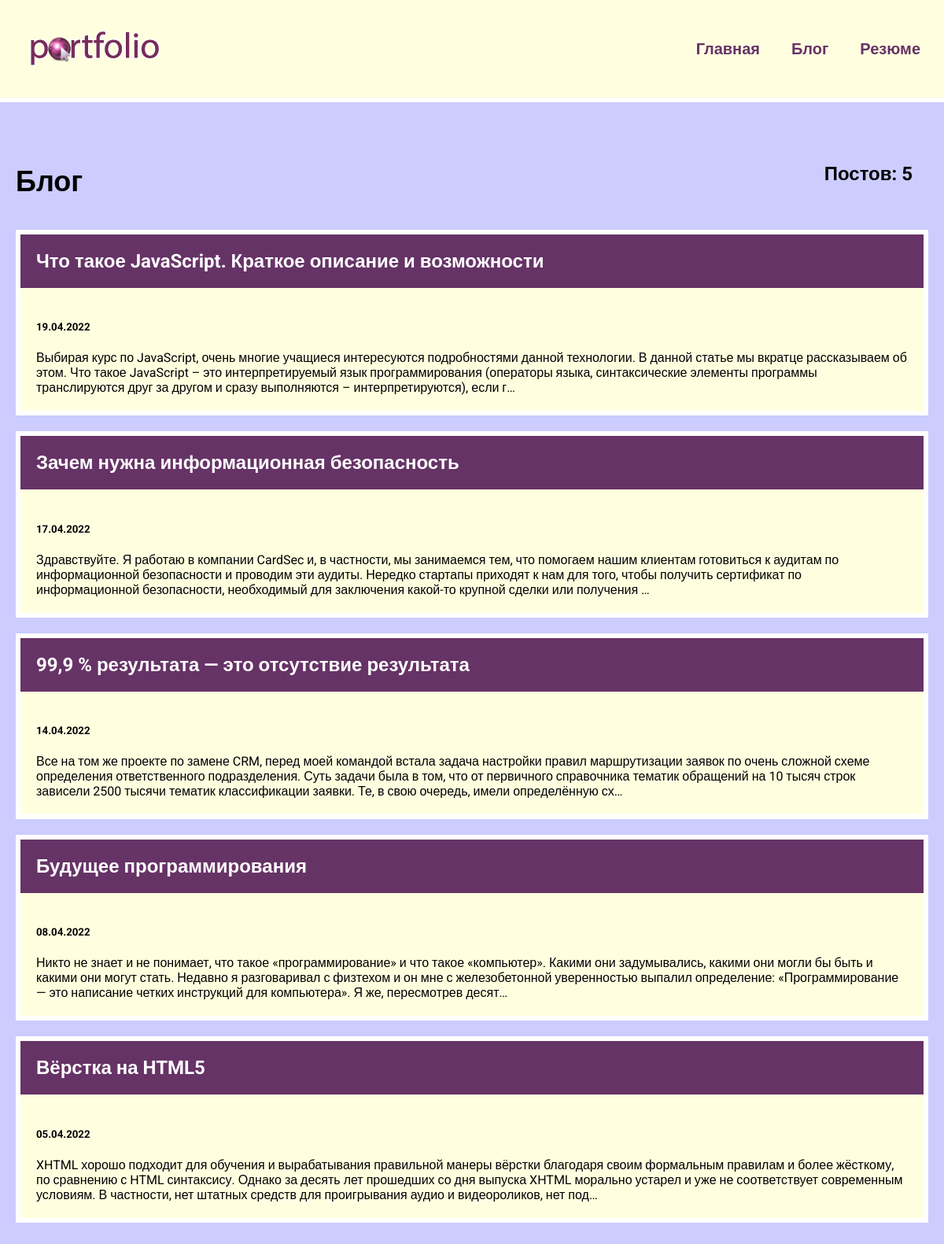
Screenshot of /blog/ with the database file from the repository.
### blog/models.py (models this page shows, shortened)
class Blog(models.Model):
    title = models.CharField(max_length=200)
    description = models.TextField()
    date = models.DateField()

### blog/views.py (the view)
# urls.py: path('', views.blogs, name='blogs'),
def blogs(request):
    blogs = Blog.objects.order_by('-date')
    return render(request, 'blog/blogs.html', {'blogs': blogs})

### blog/templates/blog/blogs.html
{% extends 'skills/base.html' %}
{% block content %}
<h1>Блог</h1>
<h2 class="count">Постов: {{ blogs.count }}</h2>
{% for blog in blogs %}
<div class="element element2">
    <h2 class="top"><a href="{% url 'blog:detail' blog.id %}">{{ blog.title }}</a></h2>
    <div class="blog_text">
        <h5>{{ blog.date|date:'d.m.Y'}}</h5>
        <div>{{ blog.description|truncatechars:360|striptags }}</div>
    </div>
</div>
{% endfor %}
{% endblock content %}

### skills/static/css/style.css (style rules this page uses)
body { background: #ccccff; font-family: 'Roboto', sans-serif; padding: 0; margin: 0; }
.element { width: 31%; background: lightyellow; border: 6px solid #fff; margin-bottom: 20px; }
.content h1 { text-align: center; font-size: 36px; margin: 60px 0 40px; }
.element2 { width: 100%; }
.top { background: #663366; margin: 0; }
.top a { display: block; color: #fff; text-decoration: none; padding: 20px; }
.blog_text { padding: 20px; box-sizing: border-box; }
.count { padding: 10px 20px; box-sizing: border-box; }

### rows the page displays
Blog: title "Что такое JavaScript. Краткое описание и возможности", date "19.04.2022", description "Выбирая курс по JavaScript, очень многие учащиеся интересуются подробностями данной технологии. В данной статье мы вкратце рассказываем об этом. Что такое JavaScript – это интерпретируемый язык программирования (операторы языка, синтаксические элементы программы транслируются друг за другом и сразу выполняются – интерпретируются), если г…"
Blog: title "Зачем нужна информационная безопасность", date "17.04.2022", description "Здравствуйте. Я работаю в компании CardSec и, в частности, мы занимаемся тем, что помогаем нашим клиентам готовиться к аудитам по информационной безопасности и проводим эти аудиты. Нередко стартапы приходят к нам для того, чтобы получить сертификат по информационной безопасности, необходимый для заключения какой-то крупной сделки или получения …"
Blog: title "99,9 % результата — это отсутствие результата", date "14.04.2022", description "Все на том же проекте по замене CRM, перед моей командой встала задача настройки правил маршрутизации заявок по очень сложной схеме определения ответственного подразделения. Суть задачи была в том, что от первичного справочника тематик обращений на 10 тысяч строк зависели 2500 тысячи тематик классификации заявки. Те, в свою очередь, имели определённую сх…"
Blog: title "Будущее программирования", date "08.04.2022", description "Никто не знает и не понимает, что такое «программирование» и что такое «компьютер». Какими они задумывались, какими они могли бы быть и какими они могут стать. Недавно я разговаривал с физтехом и он мне с железобетонной уверенностью выпалил определение: «Программирование — это написание четких инструкций для компьютера». Я же, пересмотрев десят…"
Blog: title "Вёрстка на HTML5", date "05.04.2022", description "XHTML хорошо подходит для обучения и вырабатывания правильной манеры вёрстки благодаря своим формальным правилам и более жёсткому, по сравнению с HTML синтаксису. Однако за десять лет прошедших со дня выпуска XHTML морально устарел и уже не соответствует современным условиям. В частности, нет штатных средств для проигрывания аудио и видеороликов, нет под…"

### other values shown
{{ blogs.count }} "5"
